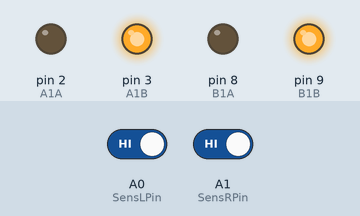
Bench run of a sketch on a simulated Arduino Uno, built with avr-gcc and run on an emulated ATmega328P. Shown: output pins drawn as LEDs (lit = HIGH). Dashed ring = blinking. The test bench sets the inputs (shaded band); at power-on: A0 (SensLPin) HIGH, A1 (SensRPin) HIGH.

Above: at 1.3 s.
1.4 s: A0 (SensLPin) driven LOW
At 2.3 s:
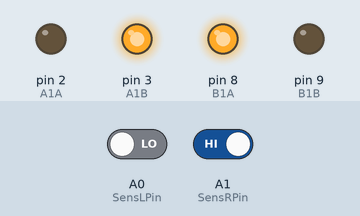
2.9 s: A1 (SensRPin) driven LOW
At 3.8 s:
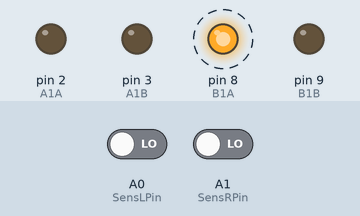
5.9 s: A0 (SensLPin) driven HIGH
At 6.9 s:
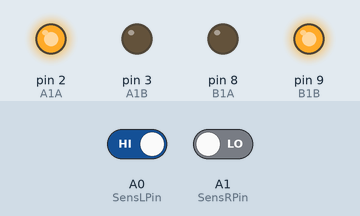
7.4 s: A1 (SensRPin) driven HIGH
At 8.1 s:
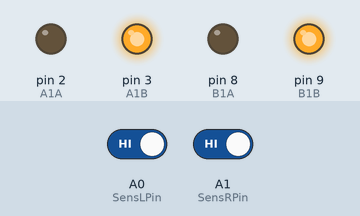
Timing chart, 0 to 9.9 s (numbered marks = the images above; inputs shaded):
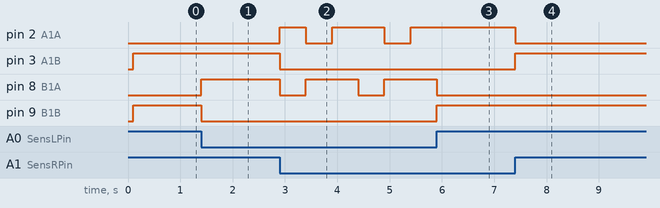

The sketch:

L9110_Dual_DC_motor.ino
```cpp
// (licence header left out)
const int A1A = 2;//define pin 2 for A1A
const int A1B = 3;//define pin 3 for A1B

const int B1A = 8;//define pin 8 for B1A
const int B1B = 9;//define pin 9 for B1B

const int SensLPin = A0; //define pin A0 for sensor left
const int SensRPin = A1; //define pin A1 for sensor right
int SensL = 0; //sensor left state
int SensR = 0; //sensor right state

void setup() {
  pinMode(B1A,OUTPUT);// define pin as output
  pinMode(B1B,OUTPUT);

  pinMode(A1A,OUTPUT);
  pinMode(A1B,OUTPUT);

  pinMode(SensLPin,INPUT_PULLUP); //define as inputs
  pinMode(SensRPin,INPUT_PULLUP);
  delay(100);
}

void loop() {

//  motorA('R');// Turn motor A to RIGHT
//  delay(2000);
//  motorA('L');// Turn motor A to LEFT
//  delay(2000);
//  motorA('O');// Turn motor A OFF
//  delay(2000);
//
//  motorB('R');// Turn motor B to RIGHT
//  delay(2000);
//   motorB('L');// Turn motor B to LEFT
//  delay(2000);
//  motorB('O');// Turn motor B OFF
//  delay(2000);


  SensL = digitalRead(SensLPin);
  SensR = digitalRead(SensRPin);

  if(SensL == 1 && SensR == 0)
  {
    motorA('L');// Turn motor A to LEFT
    motorB('R'); // Turn motor B to RIGHT
  }
  else if(SensR == 1 && SensL == 0)
  {
    motorA('R');// Turn motor A to RIGHT
    motorB('L'); // Turn motor B to LEFT
  }
  else if(SensL == 0 && SensR == 0) //do tylu i w bok
  {
     motorB('O');// Turn motor B OFF
     motorA('L');// Turn motor A to LEFT
     delay(500);
     motorB('L'); // Turn motor B to LEFT
     motorA('O');// Turn motor A OFF
     delay(500);
     motorA('L');// Turn motor A to LEFT
     delay(400);
  }
  else if(SensL == 1 && SensR == 1)
  {
     motorA('R');// Turn motor A to RIGHT
     motorB('R'); // Turn motor B to RIGHT
  }

  delay(100);

}

/*
 * @motorA
 * activation rotation of motor A
 * d is the direction
 * R = Right
 * L = Left
 * other = STOP
 */
void motorA(char d)
{
  if(d =='R')
  {
    digitalWrite(A1A,LOW);
    digitalWrite(A1B,HIGH);
  }
  else if (d =='L')
  {
    digitalWrite(A1A,HIGH);
    digitalWrite(A1B,LOW);
  }
  else
  {
    //Robojax.com L9110 Motor Tutorial
    // Turn motor OFF
    digitalWrite(A1A,LOW);
    digitalWrite(A1B,LOW);
  }
}// motorA end

/*
 * @motorB
 * activation rotation of motor B
 * d is the direction
 * R = Right
 * L = Left
 * other = STOP
 */
void motorB(char d)
{

    if(d =='R')
    {
      digitalWrite(B1A,LOW);
      digitalWrite(B1B,HIGH);
    }
    else if(d =='L')
    {
      digitalWrite(B1A,HIGH);
      digitalWrite(B1B,LOW);
    }
    else
    {
    //Robojax.com L9110 Motor Tutorial
    // Turn motor OFF
      digitalWrite(B1A,LOW);
      digitalWrite(B1B,LOW);
    }

}// motorB end
```

Measured:
- after the input at 1.4 s, pin 8 (B1A): LOW → HIGH at once; pin 9 (B1B): HIGH → LOW at once
- after the input at 2.9 s, pin 2 (A1A): goes HIGH 0.50 s, LOW 0.50 s, HIGH 1.0 s, LOW 0.50 s, then HIGH, starting at once; pin 3 (A1B): HIGH → LOW at once; pin 8 (B1A): alternates HIGH for 1.0 s and LOW for 0.50 s, starting at once
- after the input at 5.9 s, pin 2 (A1A): stays HIGH (without the input it goes to LOW after 0.50 s); pin 8 (B1A): goes on until 5.9 s, then stays LOW; pin 9 (B1B): LOW → HIGH at once
- after the input at 7.4 s, pin 2 (A1A): HIGH → LOW at once; pin 3 (A1B): LOW → HIGH at once
